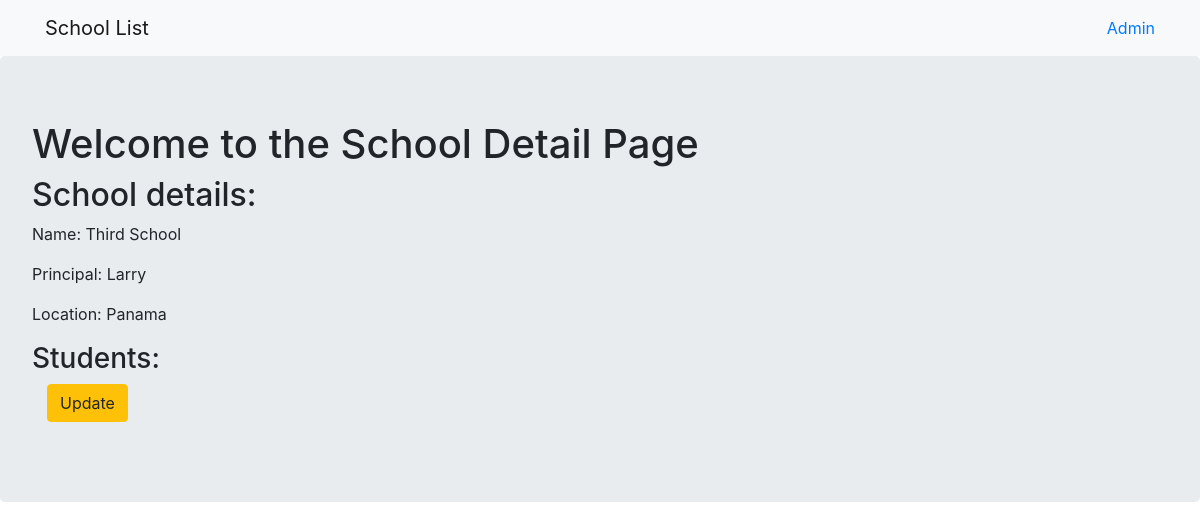
The page /CBV/3 on the database its author committed.
### CBV/models.py (models this page shows, shortened)
class School(models.Model):
    name = models.CharField(max_length=256)
    principal = models.CharField(max_length=256)
    location = models.CharField(max_length=256)

### CBV/views.py (the view)
# urls.py: path('<int:pk>',views.SchoolDetailView.as_view(),name='school_detail'),
class SchoolDetailView(DetailView):
    context_object_name = 'school_detail' #provide the object itself with all its attributes and stuff
    model = models.School
    template_name = 'CBV/school_detail.html'

### templates/CBV/school_detail.html (shortened to what this page needs)
{% extends "CBV/base.html" %}
{% block body_block %}
<div class="jumbotron">
    <h1>Welcome to the School Detail Page</h1>
    <h2>School details:</h2>
    <p>Name: {{school_detail.name}}</p>
    <p>Principal: {{school_detail.principal}}</p>
    <p>Location: {{school_detail.location}}</p>
    <h3>Students:</h3>
    <div class="container">
        <p><a class="btn btn-warning" href="{% url 'CBV:school_update' pk=school_detail.pk %}">Update</a></p>
    </div>
</div>
{% endblock %}

### rows shown on the page
School: name "Third School", principal "Larry", location "Panama"
